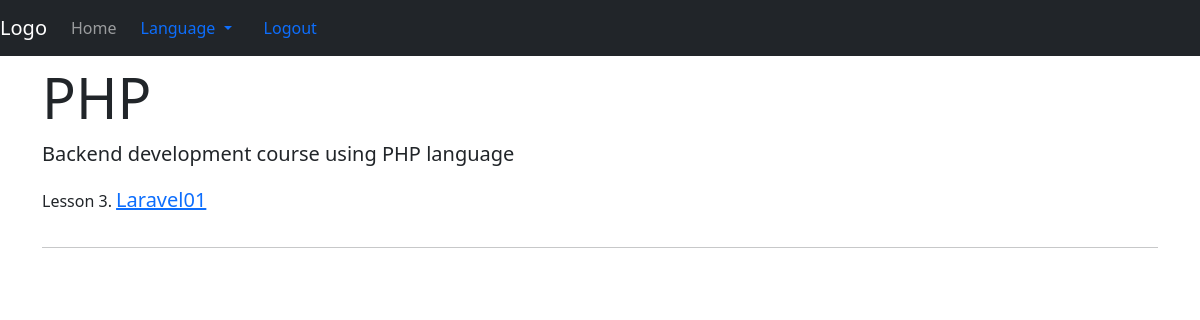
The app's page /en/course/2/ (signed in) with its own data.
### app/models.py (models this page shows, shortened)
class Courses(models.Model):
    name = models.CharField(max_length=200)
    desc = models.TextField(null=True, blank=True)
    price = models.IntegerField()
    class Meta:
        verbose_name_plural = "courses"

class Topics(models.Model):
    name = models.CharField(max_length=200)
    course = models.ForeignKey(Courses, on_delete=models.CASCADE, null=True, blank=True)
    video = models.FileField(upload_to='videos/', null=True, blank=True)
    description = models.TextField()
    class Meta:
        verbose_name_plural = "topic"

### app/views.py (the view)
# urls.py: path('course/<int:pk>/', views.course, name="course"),
@login_required
def course(request, pk):
    course_id = pk
    c = Courses.objects.get(id=pk)
    lessons = Topics.objects.filter(course__id=course_id)
    try:
        order = Order.objects.get(course__id=course_id, paid=True, user = request.user)
    except Order.DoesNotExist:
        order = None
    context = {
        'course': get_object_or_404(Courses, id=pk),
        'lessons': lessons,
        'order': order,
    }
    return render(request, 'app/course.html', context)

### app/templates/app/course.html (shortened to what this page needs)
{% extends 'app/base.html' %}
{% load i18n %}
{% block content %}
<div class="container">
  <div class="mt-2 jumbotron">
    <h1 class="display-4">{{course.name}}</h1>
    <p class="lead">{{course.desc}}</p>
  </div>
  {% if order or request.user.is_superuser %}
    <div class="d-flex flex-wrap">
      {% for lesson in lessons %}
      <div class="col-4">
        <p>Lesson {{lesson.id}}. <a href="{% url 'topic' id=lesson.id %}" class="lead">{{lesson.name}}</a></p>
      </div>
      {% endfor %}
    </div>
  {% else %}
  <button type="submit" id="checkout-button" class="btn btn-primary">{% trans "Purchase" %}</button>
  {% endif %}
  <hr>
  </div>
{% endblock content %}

### records on screen
Courses: name "PHP", desc "Backend development course using PHP language"
Topics: id "3", name "Laravel01"
